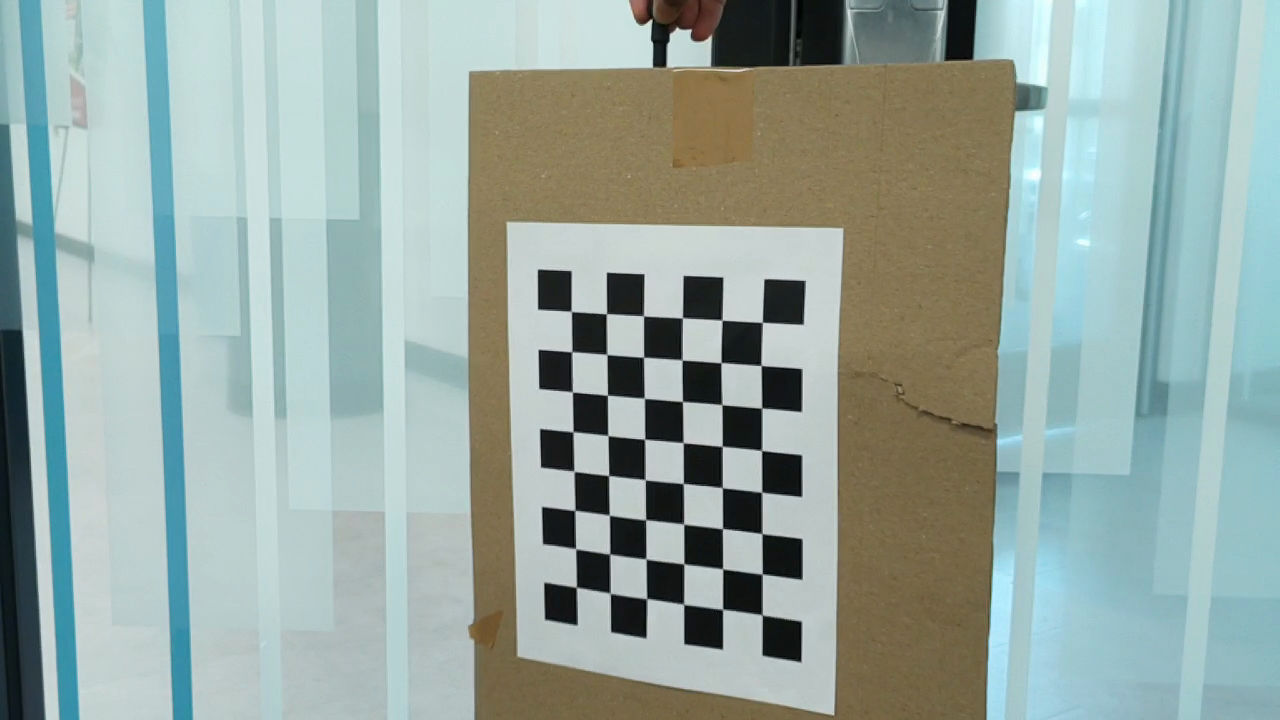
#> input picture camera_calibration/checkerboard_images/frame_1598.png, 1280 x 720 px; its folder holds only this picture in this run
$ python cameraCalibration.py
#> lines starting #> are read from the running program, lines starting #| are printed output that depends on the picture; after the words box and inside, x2 and y2 are one past the last pixel; in counts of white or black regions, pixels touching at a corner belong together; long printed decimals are rounded
#!/usr/bin/env python

import cv2
import numpy as np
import os
import glob

# Defining the dimensions of checkerboard
CHECKERBOARD = (8,6)
# (vertical corners, horizontal corners)
criteria = (cv2.TERM_CRITERIA_EPS + cv2.TERM_CRITERIA_MAX_ITER, 30, 0.001)

# Creating vector to store vectors of 3D points for each checkerboard image
objpoints = []
# Creating vector to store vectors of 2D points for each checkerboard image
imgpoints = []


# Defining the world coordinates for 3D points
objp = np.zeros((1, CHECKERBOARD[0]*CHECKERBOARD[1], 3), np.float32)
objp[0,:,:2] = np.mgrid[0:CHECKERBOARD[0], 0:CHECKERBOARD[1]].T.reshape(-1, 2)
prev_img_shape = None

# Extracting path of individual image stored in a given directory
images = glob.glob('./checkerboard_images/*.png')
for fname in images:
    print(f"Processing image: {fname}")


    img = cv2.imread(fname)
#> img is the input picture: shape (720, 1280, 3); mean B, G, R 161.9, 167.9, 150.7
    gray = cv2.cvtColor(img,cv2.COLOR_BGR2GRAY)
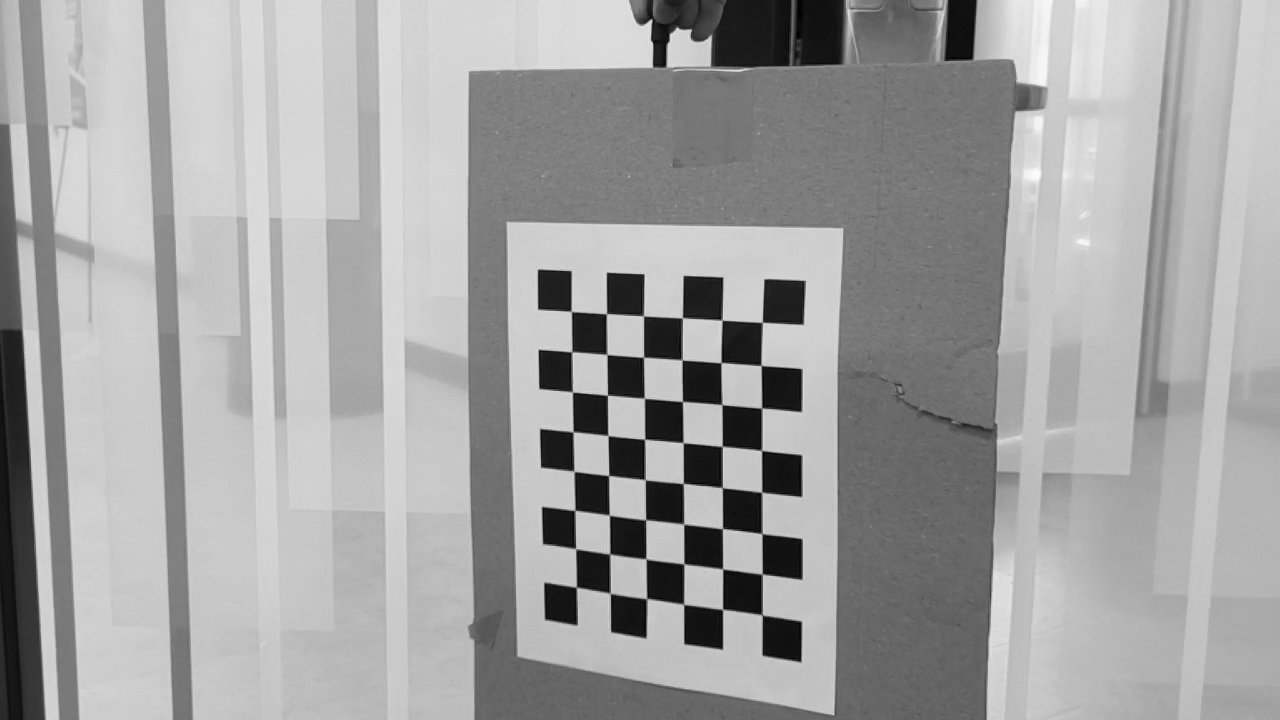
#> gray: shape (720, 1280); min 0, max 252, mean 162
    # Find the chess board corners
    # If desired number of corners are found in the image then ret = true
    ret, corners = cv2.findChessboardCorners(gray, CHECKERBOARD, cv2.CALIB_CB_ADAPTIVE_THRESH+
    	cv2.CALIB_CB_FAST_CHECK+cv2.CALIB_CB_NORMALIZE_IMAGE)
#> ret = True; corners = 48 rows, first 8: [576.9, 588], [575.7, 548.7], [575.1, 510.8], [574, 471], [573.3, 431.7], [572.1, 392.2], [572.2, 352.3], [571.3, 311.3]

    """
    If desired number of corner are detected,
    we refine the pixel coordinates and display
    them on the images of checker board
    """
    if ret == True:
        objpoints.append(objp)
        print(f"Object points appended: {objp.shape} ")
        # refining pixel coordinates for given 2d points.
        corners2 = cv2.cornerSubPix(gray,corners,(11,11),(-1,-1),criteria)
#> corners2 = 48 rows, first 8: [576.4, 587.2], [575.7, 548.8], [574.8, 510.5], [574, 471.3], [573, 431.7], [572.4, 391.8], [571.7, 351.8], [571.2, 311.4]

        imgpoints.append(corners2)

        # Draw and display the corners
        img = cv2.drawChessboardCorners(img, CHECKERBOARD, corners2,ret)
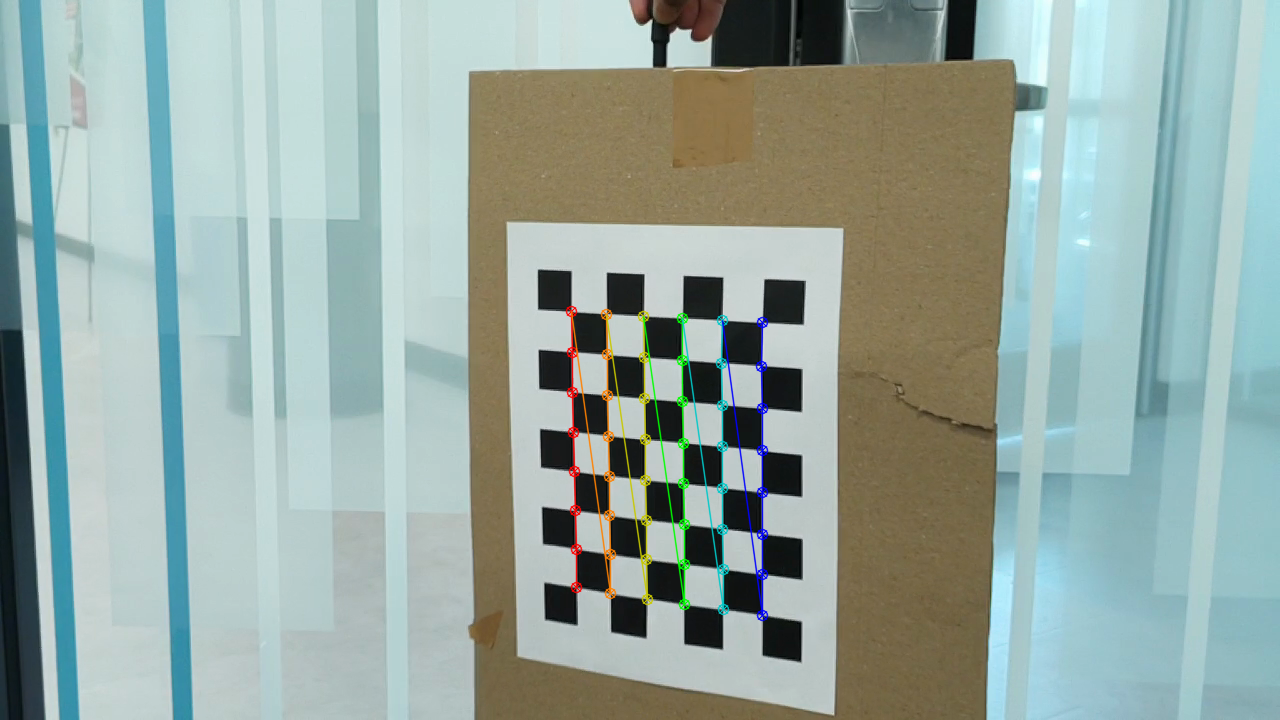
#> img: shape (720, 1280, 3); 1.42% of pixels changed, all inside (x1, y1, x2, y2) = (565, 305, 769, 622)

    cv2.imshow('img',img)

    print(f"Image processed: {fname}")
    cv2.waitKey(0)
    print(f"Image displayed: {fname}")

cv2.destroyAllWindows()

h,w = img.shape[:2]
#> h = 720; w = 1280

print("Image size: ",w,h)
#| Image size:  1280 720

"""
Performing camera calibration by
passing the value of known 3D points (objpoints)
and corresponding pixel coordinates of the
detected corners (imgpoints)
"""
ret, mtx, dist, rvecs, tvecs = cv2.calibrateCamera(objpoints, imgpoints, gray.shape[::-1],None,None)
#> ret = 0.46; mtx = [[1664, 0, 502.6], [0, 1752, 216.1], [0, 0, 1]]; dist = [[1.19, -19.57, -0.0622, 0.0439, 115.1]]; rvecs = ([-0.343, 0.437, -1.53],); tvecs = ([1.82, 9.35, 43.58],)

print("Camera matrix : \n")
print(mtx)
#| [[1.66404846e+03 0.00000000e+00 5.02624069e+02]
#|  [0.00000000e+00 1.75201400e+03 2.16112936e+02]
#|  [0.00000000e+00 0.00000000e+00 1.00000000e+00]]
print("dist : \n")
print(dist)
#| [[ 1.18688559e+00 -1.95743557e+01 -6.22411859e-02  4.38586129e-02
#|    1.15079663e+02]]
print("rvecs : \n")
print(rvecs)
#| (array([[-0.3434],
#|        [ 0.4374],
#|        [-1.528]]),)
print("tvecs : \n")
print(tvecs)
#| (array([[ 1.820],
#|        [ 9.351],
#|        [43.576]]),)

# Save calibration data to a text file
with open('calibration_data.txt', 'w') as f:
    f.write("Camera Matrix:\n")
    f.write(str(mtx))
    f.write("\n\nDistortion Coefficients:\n")
    f.write(str(dist))
    f.write("\n\nRotation Vectors:\n")
    f.write(str(rvecs))
    f.write("\n\nTranslation Vectors:\n")
    f.write(str(tvecs))
